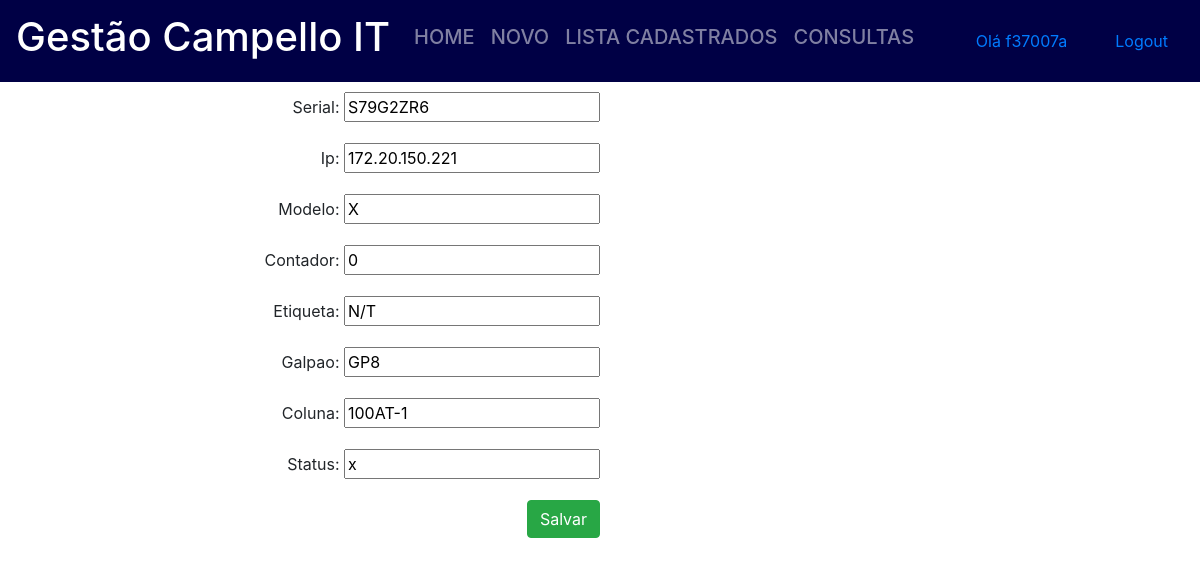
Page /printers/atualizar/S79G2ZR6 (signed in) on the committed database.
### impressora/models.py (models this page shows, shortened)
class Printer(models.Model):
    serial = models.CharField(max_length=20, primary_key=True)
    ip = models.GenericIPAddressField(null=True)
    modelo = models.CharField(max_length=8, null=True)
    contador = models.IntegerField(null=True)
    etiqueta = models.CharField(max_length=15)
    galpao = models.CharField(max_length=4)
    coluna = models.CharField(max_length=20)
    status = models.CharField(max_length=30, null=True)

### impressora/views.py (the view)
# urls.py: path('atualizar/<str:id>', atualizar,name='atualizar'),
@login_required
def atualizar(request, id): # Atualiza o equipamento no banco de dados.
    printer = get_object_or_404(Printer, pk=id)
    form = Impressora(request.POST or None, request.FILES or None, instance=printer)
    if form.is_valid():
        form.save()
        return redirect('consultaPrinter')
    return render(request, 'nova_printer.html', {'form': form})

### impressora/forms.py
class Impressora(ModelForm):
    class Meta:
        model = Printer
        widgets = {'etiqueta': forms.TextInput(attrs={'placeholder': 'EX: ABRBE1PT0091175'})}# Adiciona o placeholder
        fields = ['serial', 'ip', 'modelo', 'contador', 'etiqueta', 'galpao', 'coluna', 'status']

### impressora/templates/nova_printer.html (shortened to what this page needs)
{% extends 'base.html' %}
{% block content %}
  <div id="container-central">
    <form method="post" novalidate>
      {{ form.as_p }}
      <button type="submit" class="btn btn-success">Salvar</button>
    </form>
  </div>
{% endblock %}

### impressora/templates/base.html (shortened to what this page needs)
<!doctype html>
<html lang="pt">
<head>
    <link rel="stylesheet" href="/static/bootstrap.css">
</head>
<body>
    <nav class="navbar navbar-expand-lg navbar-dark " style="background-color : #000045; margin-bottom: 0%">
            <a class="navbar-brand" href="#"><h1>Gestão Campello IT</h1></a>
            <div class="collapse navbar-collapse" id="navbarSupportedContent">
                <ul class="navbar-nav mr-auto">
                <li class="nav-item">
                    <h5><a class="nav-link" href="/">HOME</a></h5>
                </li>
                <li class="nav-item">
                    <h5><a class="nav-link" href="/printers/novo/">NOVO</a></h5>
                </li>
                <li class="nav-item">
                    <h5><a class="nav-link" href="/printers/lista/">LISTA CADASTRADOS</a></h5>
                </li>
                        <li class="nav-item">
                    <h5><a class="nav-link" href="/printers/consulta/">CONSULTAS</a></h5>
                </li>
                </ul>
                {% if user.is_authenticated %}
                    <div class="nav-link">
                        <a class="nav-link" href="#">Olá {{ user.username }}</a>
                    </div>
                     <div class="nav-link">
                    <a href="/logout/">Logout</a>
                    </div>
                {% else %}
                    <div class="nav-link">
                    <a href="/login/">Login</a>
                    </div>
                {% endif %}
            </div>
    </nav>
            <div class="container">
                {% block content %}
                {% endblock %}
            </div>
</body>
</html>

### rows in the picture
Printer: serial "S79G2ZR6", ip "172.20.150.221", modelo "X", contador "0", etiqueta "N/T", galpao "GP8", coluna "100AT-1", status "x"

### other values in the picture
{{ user.username }} "f37007a"
